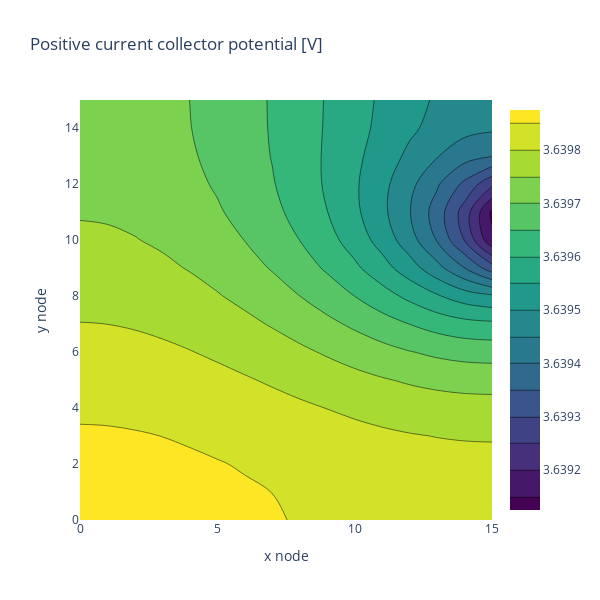

The cell this chart's notebook holds for it:
### Markdown cell above
We plot can then plot the positive current collector potential,

### Code cell
fig = go.Figure(
    [
        go.Contour(
            x=np.arange(0, model.var_pts["y"], 1),
            y=np.arange(0, model.var_pts["z"], 1),
            z=sol["Positive current collector potential [V]"][:, :, -1],
            colorscale="Viridis",
        )
    ],
    layout=dict(
        title="Positive current collector potential [V]",
        xaxis_title="x node",
        yaxis_title="y node",
        xaxis=dict(
            tickvals=np.arange(0, model.var_pts["y"], 5),
        ),
        yaxis=dict(
            tickvals=np.arange(0, model.var_pts["z"], 5),
        ),
        width=600,
        height=600,
    ),
)
fig.show()
fig.write_image("positive_current_collector_potential.pdf")

### Figure 1 — Plotly figure (JSON) as saved in the notebook; plotly's stock layout.template omitted (floating-point values rounded to 4 significant figures; data arrays with more than 128 entries replaced by an {"elided": "..."} marker saying what was removed)
{"data": [{"colorscale": [[0, "#440154"], [0.1111, "#482878"], [0.2222, "#3e4989"], [0.3333, "#31688e"], [0.4444, "#26828e"], [0.5556, "#1f9e89"], [0.6667, "#35b779"], [0.7778, "#6ece58"], [0.8889, "#b5de2b"], [1, "#fde725"]], "type": "contour", "x": [0, 1, 2, 3, 4, 5, 6, 7, 8, 9, 10, 11, 12, 13, 14, 15], "y": [0, 1, 2, 3, 4, 5, 6, 7, 8, 9, 10, 11, 12, 13, 14, 15], "z": {"elided": "16x16 float values"}}], "layout": {"height": 600, "title": {"text": "Positive current collector potential [V]"}, "width": 600, "xaxis": {"tickvals": [0, 5, 10, 15], "title": {"text": "x node"}}, "yaxis": {"title": {"text": "y node"}}}}
